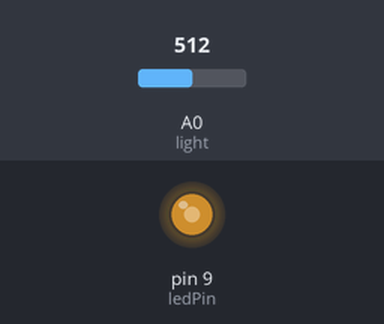
This sketch was run on a simulated Arduino Uno, built with avr-gcc and run on an emulated ATmega328P. Parts: output pins drawn as LEDs (lit = HIGH). The test bench sets the inputs (shaded band); at power-on: A0 (light) = 512.

Above: at 1.2 s.
1.3 s: A0 (light) set to 716
At 2.5 s:
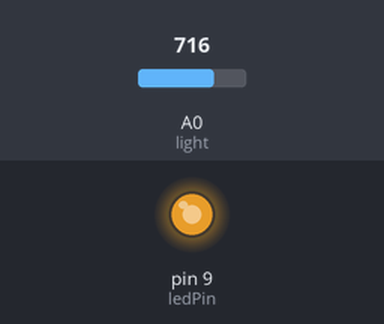
2.8 s: A0 (light) set to 306
At 3.6 s:
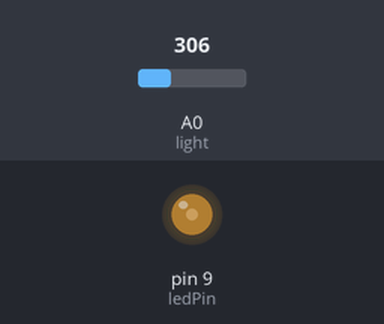
4.3 s: A0 (light) set to 122
At 4.8 s:
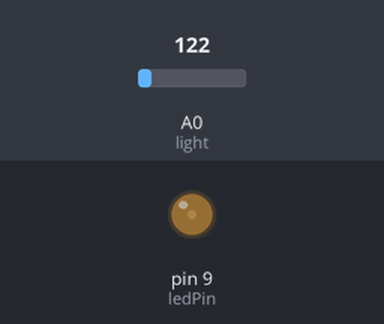
5.8 s: A0 (light) set to 0
At 7.1 s:
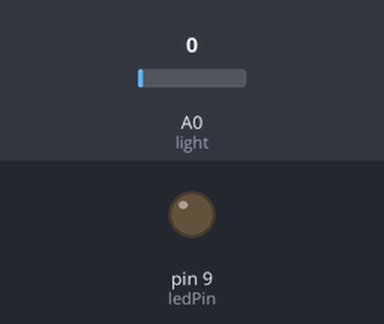
Timing chart, 0 to 8.3 s (numbered marks = the images above; inputs shaded):
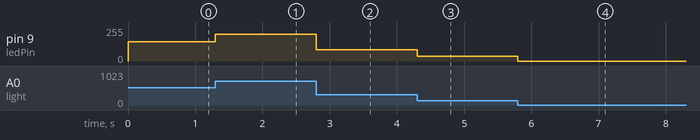

The sketch:

Photoresistor.ino
```cpp
/* A simple programme that will change the intensity of
 * an LED based  * on the amount of light incident on
 * the photo resistor.
 *
 */


//PhotoResistor Pin
//the analog pin the photoresistor is
                  //connected to
                  //the photoresistor is not calibrated to any units so
                  //this is simply a raw sensor value (relative light)
//LED Pin
int ledPin = 9;   //the pin the LED is connected to
                  //we are controlling brightness so
                  //we use one of the PWM (pulse width
                  // modulation pins)


       // *********    Challenge:  Use a motor instead of an LED at this pin - light intensity will change motor speed


void setup()
{
  pinMode(ledPin, OUTPUT); //sets the led pin to output
}


void loop()
{
 int lightLevel = analogRead(A0); //Read the amount of light shining on the photoresistor

 lightLevel = map(lightLevel, 0, 900, 0, 255);
         //adjust the value 0 to 900 to
         //span 0 to 255


 lightLevel = constrain(lightLevel, 0, 255);//make sure the
                                           //value is betwween
                                           //0 and 255
 analogWrite(ledPin, lightLevel);  //write the value
}
```

Measured:
- after the input at 1.3 s, pin 9 (ledPin): 145/255 → 202/255 at once
- after the input at 2.8 s, pin 9 (ledPin): 202/255 → 86/255 at once
- after the input at 4.3 s, pin 9 (ledPin): 86/255 → 34/255 at once
- after the input at 5.8 s, pin 9 (ledPin): 34/255 → 0/255 at once
